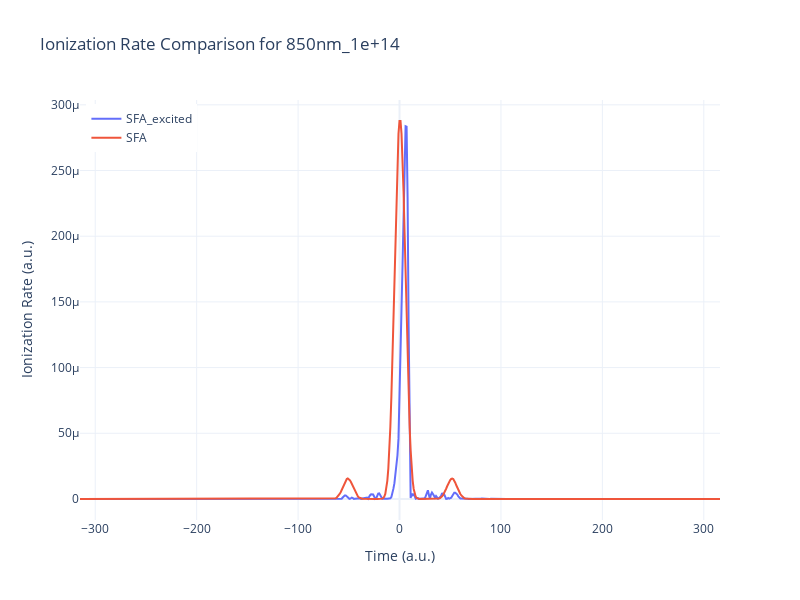

The cell this chart's notebook holds for it:
### Code cell
fig = go.Figure()
fig.add_trace(go.Scatter(x=time_recon, y=np.abs(ion_na_rate_SFA_excited), mode='lines', name='SFA_excited')) #they are exactly 4pi apart
fig.add_trace(go.Scatter(x=time_recon, y=20*ion_na_rate_SFA, mode='lines', name='SFA'))

fig.update_layout(
    title=f'Ionization Rate Comparison for {file_name}',
    xaxis_title='Time (a.u.)',
    yaxis_title='Ionization Rate (a.u.)',
    legend=dict(x=0.01, y=0.99),
    template='plotly_white',
    width=800,
    height=600
)
# truncate y-axis
fig.show()

### Figure 1 — Plotly figure (JSON) as saved in the notebook; plotly's stock layout.template omitted (floating-point values rounded to 4 significant figures; data arrays with more than 128 entries replaced by an {"elided": "..."} marker saying what was removed)
{"data": [{"mode": "lines", "name": "SFA_excited", "type": "scatter", "x": {"elided": "632 float values"}, "y": {"elided": "632 float values"}}, {"mode": "lines", "name": "SFA", "type": "scatter", "x": {"elided": "632 float values"}, "y": {"elided": "632 float values"}}], "layout": {"height": 600, "legend": {"x": 0.01, "y": 0.99}, "title": {"text": "Ionization Rate Comparison for 850nm_1e+14"}, "width": 800, "xaxis": {"title": {"text": "Time (a.u.)"}}, "yaxis": {"title": {"text": "Ionization Rate (a.u.)"}}}}
